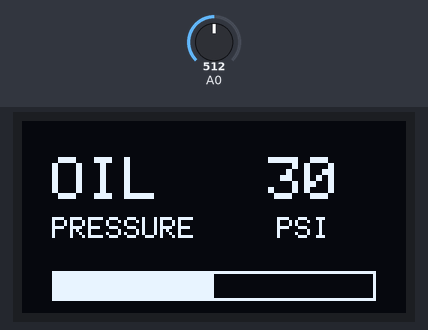
Simulated run of this sketch. Board: Arduino Uno, built with avr-gcc and run on an emulated ATmega328P. On the bench: 128×64 one-colour display. Inputs (shaded band) come from the test bench; at power-on: A0 = 512.

Above: at 1.4 s.
1.5 s: A0 set to 530
At 2.6 s:
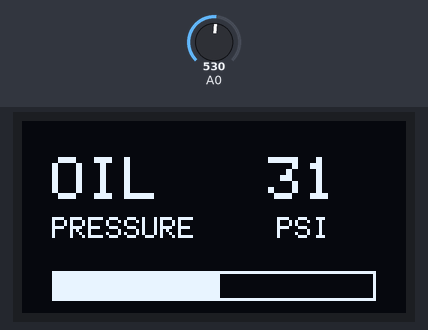
3.0 s: A0 set to 716
At 3.9 s:
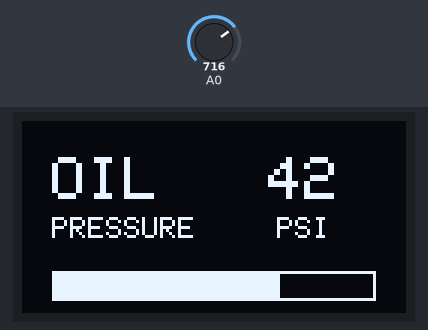
4.5 s: A0 set to 900
At 5.2 s:
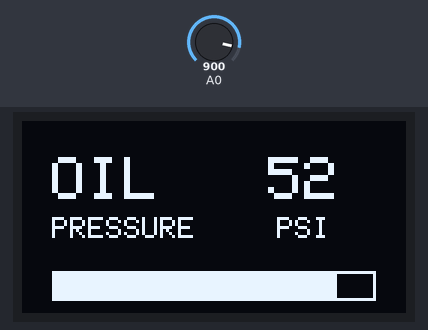
Timing chart, 0 to 7.5 s (numbered marks = the images above; inputs shaded):
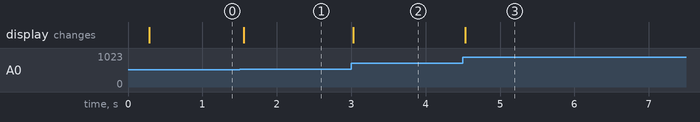

Measured:
- the behaviour switches between 512 and 513 on A0 (found by bisection; images 0 and 1)
- after the input at 1.5 s, the display: changes after 0.06 s (image 1)
- after the input at 3.0 s, the display: changes at once (image 2)
- after the input at 4.5 s, the display: changes at once (image 3)

The sketch:

oled_gauge_1.ino
```cpp
//To use the OLED we need to include the following libraries
#include <Wire.h>
#include <Adafruit_GFX.h>
#include <Adafruit_SSD1306.h>

//We then need to define the pins we are using on the Arduino
#define OLED_DC 11
#define OLED_CS 12
#define OLED_CLK 10
#define OLED_MOSI 9
#define OLED_RESET 13

//Initialize the display
Adafruit_SSD1306 display(OLED_MOSI, OLED_CLK, OLED_DC, OLED_RESET, OLED_CS);

//Initialise the sensor input and pressure variable in PSI for the display
int val = 0;
int pressure = 0;

//Set up the following
void setup()
{
  Serial.begin(9600); //To comunicate with the PC
  display.begin(SSD1306_SWITCHCAPVCC); //To supply the 3.3V power supply
  pinMode(0, INPUT); //Set analog pin 0 as an input from the sensor
  display.clearDisplay(); //Clear the display and ram
  delay(100);
  display.display(); //Show the cleared display to prevent for a smooth transition
  delay(100);
}

void loop()
{
  val = (analogRead(0)/9.5);
  pressure = (analogRead(0)/17);
  drawOILPRESS(); //This runs the command specified below inside the loop
}

void drawOILPRESS(void)
{
  display.setTextColor(WHITE);

  display.setTextSize(2);
  display.setCursor(10,12);
  display.println("OIL");
  display.setCursor(82,12);
  display.println(pressure);

  display.setTextSize(1);
  display.setCursor(10,32);
  display.println("PRESSURE");
  display.setCursor(85,32);
  display.println("PSI");

  display.drawRect(10, 50, 108, 10, WHITE); //Border of the bar chart
  display.fillRect(11, 51, val, 8, WHITE); //Draws the bar depending on the sensor value

  display.display();
  display.clearDisplay();
}
```
